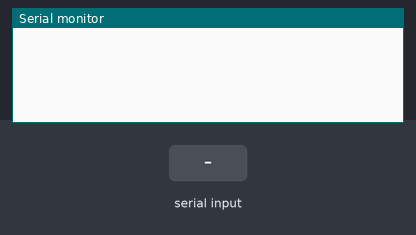
Recording of a sketch running on a simulated Arduino Uno, built with avr-gcc and run on an emulated ATmega328P. Shown: the last lines printed to the serial monitor. Inputs (shaded band) come from the test bench.

Above: at 1.2 s.
1.3 s: "90,45\n" received over Serial
At 2.1 s:
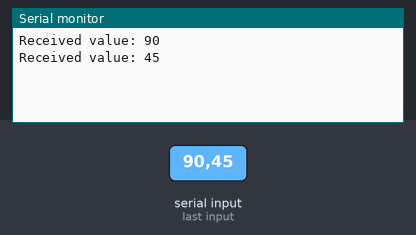
2.8 s: "30,150\n" received over Serial
At 4.6 s:
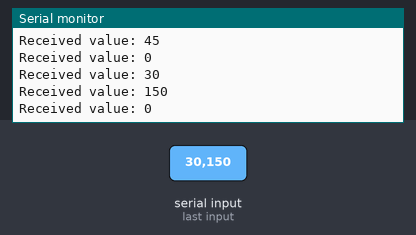
Timing chart, 0 to 6.1 s (numbered marks = the images above; inputs shaded):
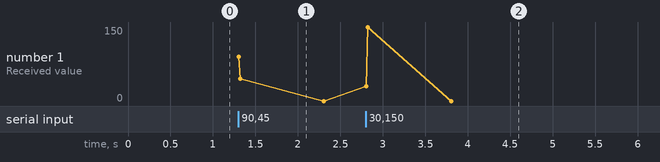

Measured:
- after the input at 1.3 s, the serial monitor: prints a new line at once (image 1)
- after the input at 2.8 s, the serial monitor: prints a new line at once (image 2)

The sketch:

upload.ino
```cpp
int receivedValue = 0;  // Variable to store received value

void setup() {
  Serial.begin(9600);  // Initialize serial communication at 9600 baud rate
}

void loop() {
  // Check if data is available to read
  if (Serial.available() > 0) {
    // Read the incoming byte
    receivedValue = Serial.parseInt();  // Read integer value from serial
    Serial.print("Received value: ");
    Serial.println(receivedValue);  // Print received value to serial monitor
  }
}
```
